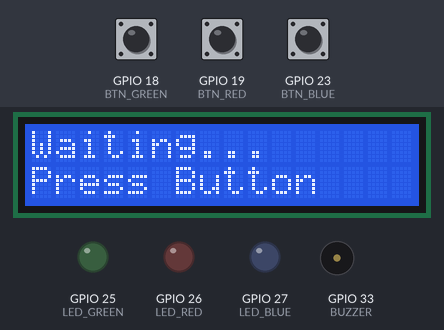
Bench run of a sketch on a simulated ESP32. On the bench: 16×2 character LCD, output pins drawn as LEDs (lit = HIGH), buzzer (waves = sounding). The test bench sets the inputs (shaded band); at power-on: GPIO 18 (BTN_GREEN) HIGH, GPIO 19 (BTN_RED) HIGH, GPIO 23 (BTN_BLUE) HIGH.

Above: at 3.2 s.
3.3 s: GPIO 18 (BTN_GREEN) pulled LOW for 1.25 s
At 4.5 s:
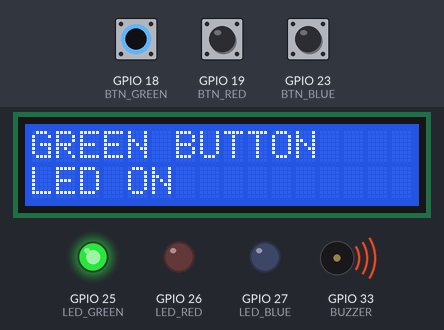
6.6 s: GPIO 19 (BTN_RED) pulled LOW for 1.25 s
At 8.0 s:
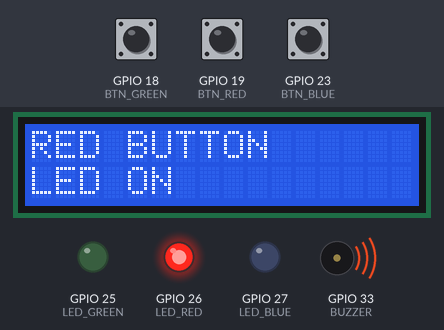
9.7 s: GPIO 23 (BTN_BLUE) pulled LOW for 1.25 s
At 10.8 s:
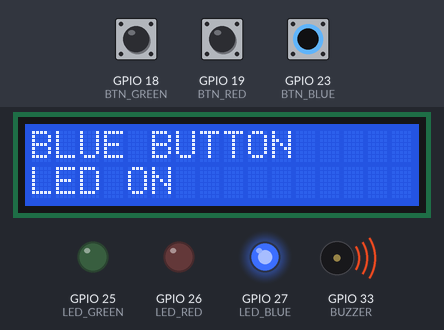
12.8 s: GPIO 23 (BTN_BLUE) pulled LOW for 3.2 s
At 17.0 s:
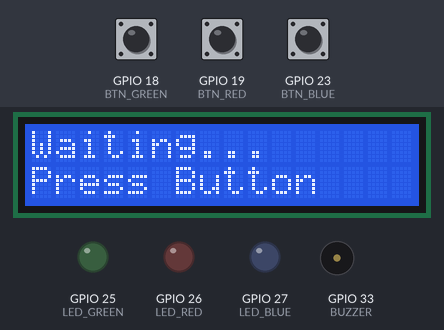
17.9 s: GPIO 18 (BTN_GREEN) pulled LOW for 3.2 s
At 19.1 s:
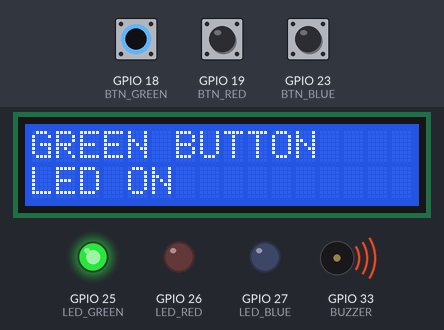
23.0 s: GPIO 18 (BTN_GREEN) driven LOW and GPIO 19 (BTN_RED) driven LOW
At 24.8 s:
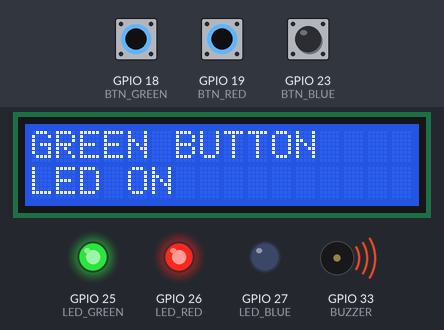
Timing chart, 0 to 26.1 s (numbered marks = the images above; inputs shaded):
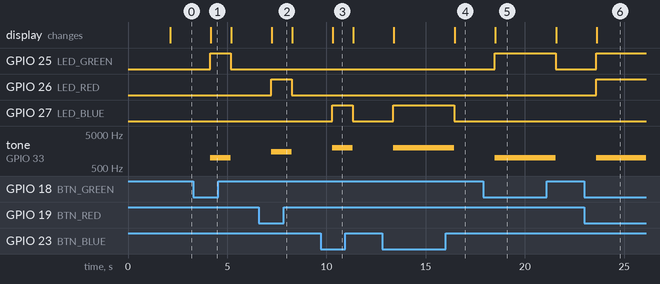

The sketch:

sketch.ino
```cpp
#include <Wire.h>
#include <LiquidCrystal_I2C.h>

#define BTN_GREEN 18
#define BTN_RED   19
#define BTN_BLUE  23

#define LED_GREEN 25
#define LED_RED   26
#define LED_BLUE  27

#define BUZZER    33

LiquidCrystal_I2C lcd(0x27, 16, 2);

void setup() {
  pinMode(BTN_GREEN, INPUT_PULLUP);
  pinMode(BTN_RED, INPUT_PULLUP);
  pinMode(BTN_BLUE, INPUT_PULLUP);

  pinMode(LED_GREEN, OUTPUT);
  pinMode(LED_RED, OUTPUT);
  pinMode(LED_BLUE, OUTPUT);

  pinMode(BUZZER, OUTPUT);

  lcd.init();
  lcd.backlight();

  lcd.setCursor(0, 0);
  lcd.print("ESP32 Control");
  lcd.setCursor(0, 1);
  lcd.print("System Ready");

  delay(2000);
  lcd.clear();
}

void loop() {

  bool greenPressed = !digitalRead(BTN_GREEN);
  bool redPressed   = !digitalRead(BTN_RED);
  bool bluePressed  = !digitalRead(BTN_BLUE);

  digitalWrite(LED_GREEN, greenPressed);
  digitalWrite(LED_RED, redPressed);
  digitalWrite(LED_BLUE, bluePressed);

  if (greenPressed) {
    tone(BUZZER, 1000);
    lcd.clear();
    lcd.setCursor(0, 0);
    lcd.print("GREEN BUTTON");
    lcd.setCursor(0, 1);
    lcd.print("LED ON");
  }

  else if (redPressed) {
    tone(BUZZER, 1500);
    lcd.clear();
    lcd.setCursor(0, 0);
    lcd.print("RED BUTTON");
    lcd.setCursor(0, 1);
    lcd.print("LED ON");
  }

  else if (bluePressed) {
    tone(BUZZER, 2000);
    lcd.clear();
    lcd.setCursor(0, 0);
    lcd.print("BLUE BUTTON");
    lcd.setCursor(0, 1);
    lcd.print("LED ON");
  }

  else {
    noTone(BUZZER);

    lcd.setCursor(0, 0);
    lcd.print("Waiting...    ");
    lcd.setCursor(0, 1);
    lcd.print("Press Button  ");
  }

  delay(1000);
}
```

Measured:
- after the input at 3.3 s, GPIO 25 (LED_GREEN): LOW → HIGH after 0.85 s, → LOW 1.0 s later; tone on GPIO 33 (BUZZER): silent → 1000 Hz after 0.85 s, → silent 1.0 s later; the display: changes after 0.87 s (image 1)
- after the input at 6.6 s, GPIO 26 (LED_RED): LOW → HIGH after 0.62 s, → LOW 1.0 s later; tone on GPIO 33 (BUZZER): silent → 1500 Hz after 0.62 s, → silent 1.0 s later; the display: changes after 0.64 s (image 2)
- after the input at 9.7 s, GPIO 27 (LED_BLUE): LOW → HIGH after 0.59 s, → LOW 1.0 s later; tone on GPIO 33 (BUZZER): silent → 2000 Hz after 0.59 s, → silent 1.0 s later; the display: changes after 0.61 s (image 3)
- after the input at 12.8 s, GPIO 27 (LED_BLUE): LOW → HIGH after 0.57 s, → LOW 3.1 s later; tone on GPIO 33 (BUZZER): silent → 2000 Hz after 0.57 s, → silent 3.1 s later; the display: first changes after 0.59 s (image 4 shows a later state)
- after the input at 17.9 s, GPIO 25 (LED_GREEN): LOW → HIGH after 0.58 s, → LOW 3.1 s later; tone on GPIO 33 (BUZZER): silent → 1000 Hz after 0.58 s, → silent 3.1 s later; the display: changes after 0.60 s (image 5)
- after the input at 23.0 s, GPIO 25 (LED_GREEN), GPIO 26 (LED_RED): LOW → HIGH after 0.60 s; tone on GPIO 33 (BUZZER): silent → 1000 Hz after 0.60 s; the display: changes after 0.62 s (image 6)
